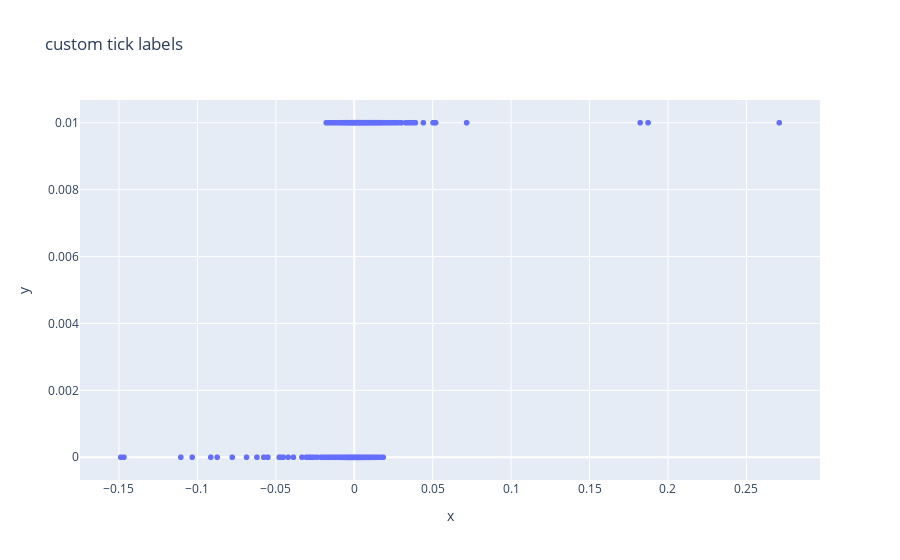

The notebook cell saved with this chart:
### Code cell
import plotly.express as px
fig = px.scatter(x=result.squeeze().numpy()/100, y=train_y.squeeze().numpy()/100,
              title='custom tick labels')
fig.show()

### Figure 1 — Plotly figure (JSON) as saved in the notebook; plotly's stock layout.template omitted (floating-point values rounded to 4 significant figures; data arrays with more than 128 entries replaced by an {"elided": "..."} marker saying what was removed)
{"data": [{"hovertemplate": "x=%{x}<br>y=%{y}<extra></extra>", "legendgroup": "", "marker": {"color": "#636efa", "symbol": "circle"}, "mode": "markers", "name": "", "showlegend": false, "type": "scattergl", "x": {"elided": "1081 float values"}, "xaxis": "x", "y": {"elided": "1081 float values"}, "yaxis": "y"}], "layout": {"legend": {"tracegroupgap": 0}, "title": {"text": "custom tick labels"}, "xaxis": {"anchor": "y", "domain": [0, 1], "title": {"text": "x"}}, "yaxis": {"anchor": "x", "domain": [0, 1], "title": {"text": "y"}}}}
